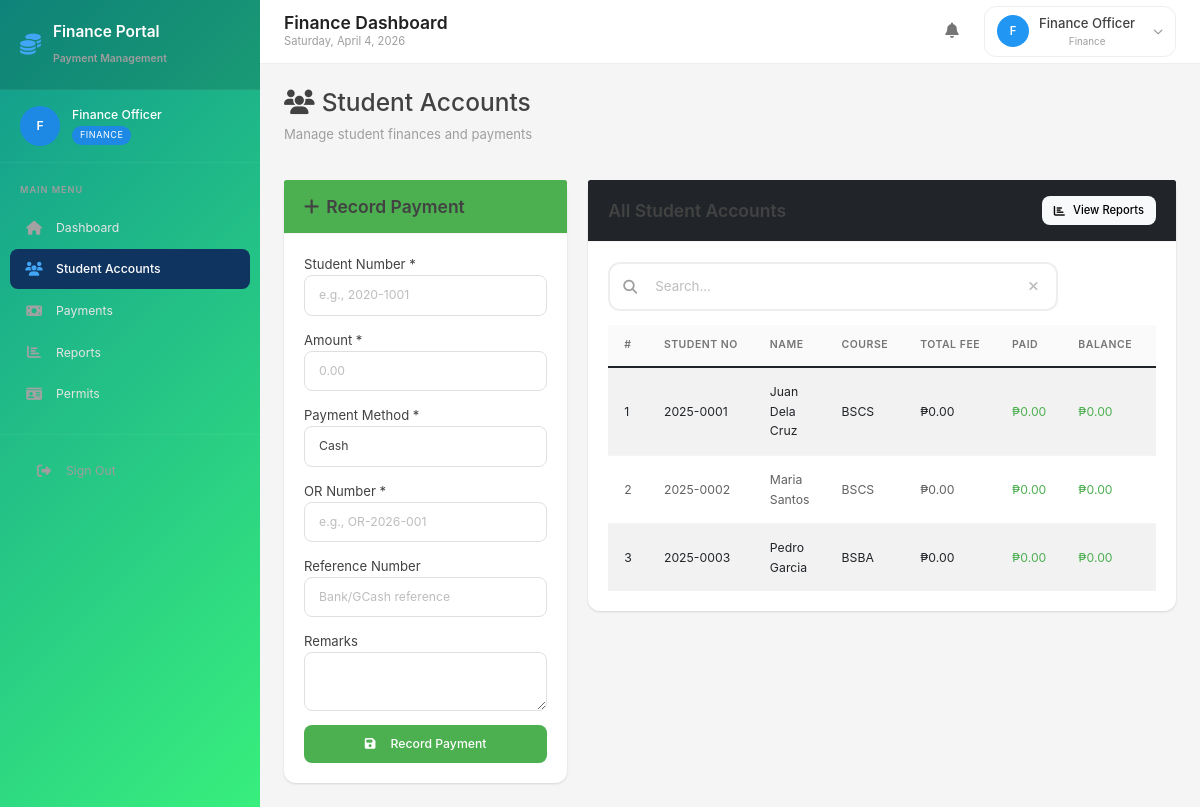
Screenshot of /finance/dashboard.php?page=students (signed in) with the database file from the repository.
### tables this page shows
CREATE TABLE students (
    id INT AUTO_INCREMENT PRIMARY KEY,
    student_number VARCHAR(50) NOT NULL UNIQUE,
    firstname VARCHAR(100) NOT NULL,
    lastname VARCHAR(100) NOT NULL,
    middle_name VARCHAR(100),
    suffix VARCHAR(20),
    email VARCHAR(100),
    phone VARCHAR(50),
    gender VARCHAR(20),
    birthdate DATE,
    
     
    address VARCHAR(500),
    city VARCHAR(100),
    province VARCHAR(100),
    zipcode VARCHAR(20),
    
     
    guardian_name VARCHAR(200),
    guardian_relationship VARCHAR(50),
    guardian_phone VARCHAR(50),
    guardian_email VARCHAR(100),
    guardian_address VARCHAR(500),
    
     
    course_id INT,
    year_level INT DEFAULT 1,
    enrollment_status ENUM('Pending', 'Enrolled', 'Dropped', 'Graduated', 'Transferred') DEFAULT 'Pending',
    enrollment_date DATE,
    
     
    previous_school VARCHAR(255),
    previous_school_address VARCHAR(500),
    
    password VARCHAR(255),
    password_encrypted TEXT,
    is_active TINYINT(1) DEFAULT 1,
    created_at TIMESTAMP DEFAULT CURRENT_TIMESTAMP,
    updated_at TIMESTAMP DEFAULT CURRENT_TIMESTAMP ON UPDATE CURRENT_TIMESTAMP,
    FOREIGN KEY (course_id) REFERENCES courses(id) ON DELETE SET NULL
);

CREATE TABLE courses (
    id INT AUTO_INCREMENT PRIMARY KEY,
    code VARCHAR(20) NOT NULL,
    name VARCHAR(255) NOT NULL,
    department_id INT NOT NULL,
    major VARCHAR(100),
    description TEXT,
    total_units INT DEFAULT 0,
    years INT DEFAULT 4,
    is_active TINYINT(1) DEFAULT 1,
    created_at TIMESTAMP DEFAULT CURRENT_TIMESTAMP,
    FOREIGN KEY (department_id) REFERENCES departments(id) ON DELETE CASCADE,
    UNIQUE KEY unique_course (code, department_id)
);

### finance/pages/students.php (the view, shortened to what this page needs)
<?php
require_once '../config.php';
$students = $conn->query("
    SELECT s.id, s.student_number, s.firstname, s.lastname, s.email, c.code as course_code,
           COALESCE(SUM(sf.amount), 0) as total_fee,
           COALESCE((SELECT SUM(p.payment_amount) FROM payments p WHERE p.student_id = s.id), 0) as paid,
           (COALESCE(SUM(sf.amount), 0) - COALESCE((SELECT SUM(p.payment_amount) FROM payments p WHERE p.student_id = s.id), 0)) as balance
    FROM students s
    LEFT JOIN courses c ON s.course_id = c.id
    LEFT JOIN student_fees sf ON s.id = sf.student_id
    GROUP BY s.id
    ORDER BY balance DESC
");
?>
<div class="row">
    <div class="col-md-12">
        <h3><i class="fas fa-users me-2"></i>Student Accounts</h3>
        <p class="text-muted">Manage student finances and payments</p>
    </div>
</div>
<div class="row mt-4">
    <div class="col-md-4">
        <div class="card">
            <div class="card-header bg-success text-white">
                <h5><i class="fas fa-plus me-2"></i>Record Payment</h5>
            </div>
            <div class="card-body">
                <form method="POST">
                    <div class="mb-3">
                        <label>Student Number *</label>
                        <input type="text" name="student_number" class="form-control" required placeholder="e.g., 2020-1001">
                    </div>
                    <div class="mb-3">
                        <label>Amount *</label>
                        <input type="number" name="amount" class="form-control" required step="0.01" min="0" placeholder="0.00">
                    </div>
                    <div class="mb-3">
                        <label>Payment Method *</label>
                        <select name="payment_method" class="form-select" required>
                            <option value="Cash">Cash</option>
                        </select>
                    </div>
                    <div class="mb-3">
                        <label>OR Number *</label>
                        <input type="text" name="or_number" class="form-control" required placeholder="e.g., OR-2026-001">
                    </div>
                    <div class="mb-3">
                        <label>Reference Number</label>
                        <input type="text" name="reference_number" class="form-control" placeholder="Bank/GCash reference">
                    </div>
                    <div class="mb-3">
                        <label>Remarks</label>
                        <textarea name="remarks" class="form-control" rows="2"></textarea>
                    </div>
                    <button type="submit" name="add_payment" class="btn btn-success w-100">
                        <i class="fas fa-save me-2"></i>Record Payment
                    </button>
                </form>
            </div>
        </div>
    </div>
    <div class="col-md-8">
        <div class="card">
            <div class="card-header bg-dark text-white d-flex justify-content-between align-items-center">
                <h5 class="mb-0">All Student Accounts</h5>
                <a href="?page=reports" class="btn btn-sm btn-light"><i class="fas fa-chart-bar"></i> View Reports</a>
            </div>
            <div class="card-body">
                <div class="mb-3">
                    <div class="search-wrapper">
                        <input type="text" class="search-input" data-table="studentsTable" placeholder="Search...">
                        <button type="button" class="search-clear" onclick="clearSearch(this)"><i class="fas fa-times"></i></button>
                    </div>
                </div>
                <div class="table-responsive">
                    <table class="table table-striped" id="studentsTable">
                        <thead>
                            <tr>
                                <th>#</th>
                                <th>Student No</th>
                                <th>Name</th>
                                <th>Course</th>
                                <th>Total Fee</th>
                                <th>Paid</th>
                                <th>Balance</th>
                                <th>Action</th>
                            </tr>
                        </thead>
                        <tbody>
                            <?php
                            $counter = 1;
                            while($row = $students->fetch_assoc()):
                            ?>
                            <tr>
                                <td><?php echo $counter++; ?></td>
                                <td><?php echo htmlspecialchars($row['student_number']); ?></td>
                                <td><?php echo htmlspecialchars($row['firstname'] . ' ' . $row['lastname']); ?></td>
                                <td><?php echo htmlspecialchars($row['course_code'] ?? '-'); ?></td>
                                <td>₱<?php echo number_format($row['total_fee'], 2); ?></td>
                                <td class="text-success">₱<?php echo number_format($row['paid'], 2); ?></td>
                                <td class="<?php echo $row['balance'] > 0 ? 'text-danger fw-bold' : 'text-success'; ?>">
                                    ₱<?php echo number_format($row['balance'], 2); ?>
                                </td>
                                <td>
                                </td>
                            </tr>
                            <?php endwhile; ?>
                        </tbody>
                    </table>
                </div>
            </div>
        </div>
    </div>
</div>

### rows the page displays
students: student_number "2025-0001", firstname+lastname "Juan Dela Cruz", course.code "BSCS", total_fee "0.00", paid "0.00", balance "0.00"
students: student_number "2025-0002", firstname+lastname "Maria Santos", course.code "BSCS", total_fee "0.00", paid "0.00", balance "0.00"
students: student_number "2025-0003", firstname+lastname "Pedro Garcia", course.code "BSBA", total_fee "0.00", paid "0.00", balance "0.00"

### other values shown
substr($user_name, 0, 1) "F"
$user_name "Finance Officer"
